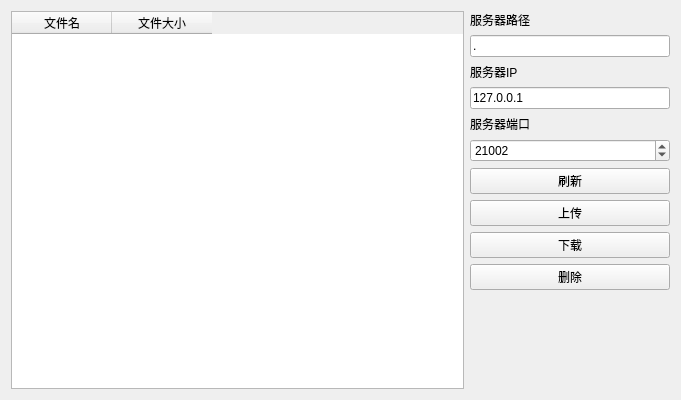
<?xml version="1.0" encoding="UTF-8"?>
<ui version="4.0">
 <class>XDiskClass</class>
 <widget class="QMainWindow" name="XDiskClass">
  <property name="geometry">
   <rect>
    <x>0</x>
    <y>0</y>
    <width>681</width>
    <height>400</height>
   </rect>
  </property>
  <property name="windowTitle">
   <string>xdisk</string>
  </property>
  <widget class="QWidget" name="centralWidget">
   <layout class="QGridLayout" name="gridLayout">
    <item row="0" column="1">
     <widget class="QLabel" name="label">
      <property name="text">
       <string>服务器路径</string>
      </property>
     </widget>
    </item>
    <item row="1" column="1">
     <widget class="QLineEdit" name="pathEdit">
      <property name="sizePolicy">
       <sizepolicy hsizetype="Maximum" vsizetype="Fixed">
        <horstretch>0</horstretch>
        <verstretch>0</verstretch>
       </sizepolicy>
      </property>
      <property name="maximumSize">
       <size>
        <width>200</width>
        <height>16777215</height>
       </size>
      </property>
      <property name="text">
       <string>.</string>
      </property>
      <property name="readOnly">
       <bool>true</bool>
      </property>
     </widget>
    </item>
    <item row="2" column="1">
     <widget class="QLabel" name="label_2">
      <property name="text">
       <string>服务器IP</string>
      </property>
     </widget>
    </item>
    <item row="3" column="1">
     <widget class="QLineEdit" name="ipEdit">
      <property name="maximumSize">
       <size>
        <width>200</width>
        <height>16777215</height>
       </size>
      </property>
      <property name="text">
       <string>127.0.0.1</string>
      </property>
     </widget>
    </item>
    <item row="4" column="1">
     <widget class="QLabel" name="label_3">
      <property name="text">
       <string>服务器端口</string>
      </property>
     </widget>
    </item>
    <item row="5" column="1">
     <widget class="QSpinBox" name="portBox">
      <property name="maximum">
       <number>65535</number>
      </property>
      <property name="value">
       <number>21002</number>
      </property>
     </widget>
    </item>
    <item row="6" column="1">
     <widget class="QPushButton" name="refreshButton">
      <property name="text">
       <string>刷新</string>
      </property>
     </widget>
    </item>
    <item row="7" column="1">
     <widget class="QPushButton" name="uploadButton">
      <property name="text">
       <string>上传</string>
      </property>
     </widget>
    </item>
    <item row="8" column="1">
     <widget class="QPushButton" name="downloadButton">
      <property name="text">
       <string>下载</string>
      </property>
     </widget>
    </item>
    <item row="9" column="1">
     <widget class="QPushButton" name="deleteBtn">
      <property name="text">
       <string>删除</string>
      </property>
     </widget>
    </item>
    <item row="10" column="1">
     <spacer name="verticalSpacer">
      <property name="orientation">
       <enum>Qt::Vertical</enum>
      </property>
      <property name="sizeHint" stdset="0">
       <size>
        <width>20</width>
        <height>40</height>
       </size>
      </property>
     </spacer>
    </item>
    <item row="0" column="0" rowspan="11">
     <widget class="QTableWidget" name="fileListWidget">
      <property name="styleSheet">
       <string notr="true">QScrollBar:vertical{ 
    width:8px;  
    border-radius: 4px;
    border:0px;
    background: #000000;
} 
QScrollBar::handle:vertical{ 
    background: #dbdbdb;
    border-radius: 4px;
    width:8px; 
    min-height:91px; 
}
QScrollBar::handle:vertical::hover{ 
    background: #d0d0d0;
    border-radius: 4px;
    width:8px; 
}
QScrollBar::handle:vertical::pressed{ 
    background: #d0d0d0;
    border-radius:4px;
    width:8px; 
}
</string>
      </property>
      <property name="selectionBehavior">
       <enum>QAbstractItemView::SelectRows</enum>
      </property>
      <column>
       <property name="text">
        <string>文件名</string>
       </property>
      </column>
      <column>
       <property name="text">
        <string>文件大小</string>
       </property>
      </column>
     </widget>
    </item>
   </layout>
  </widget>
 </widget>
 <layoutdefault spacing="6" margin="11"/>
 <resources>
  <include location="xdisk.qrc"/>
 </resources>
 <connections>
  <connection>
   <sender>refreshButton</sender>
   <signal>clicked()</signal>
   <receiver>XDiskClass</receiver>
   <slot>refresh()</slot>
   <hints>
    <hint type="sourcelabel">
     <x>553</x>
     <y>150</y>
    </hint>
    <hint type="destinationlabel">
     <x>693</x>
     <y>292</y>
    </hint>
   </hints>
  </connection>
  <connection>
   <sender>uploadButton</sender>
   <signal>clicked()</signal>
   <receiver>XDiskClass</receiver>
   <slot>upload()</slot>
   <hints>
    <hint type="sourcelabel">
     <x>600</x>
     <y>178</y>
    </hint>
    <hint type="destinationlabel">
     <x>722</x>
     <y>259</y>
    </hint>
   </hints>
  </connection>
  <connection>
   <sender>downloadButton</sender>
   <signal>clicked()</signal>
   <receiver>XDiskClass</receiver>
   <slot>download()</slot>
   <hints>
    <hint type="sourcelabel">
     <x>576</x>
     <y>210</y>
    </hint>
    <hint type="destinationlabel">
     <x>738</x>
     <y>354</y>
    </hint>
   </hints>
  </connection>
  <connection>
   <sender>deleteBtn</sender>
   <signal>clicked()</signal>
   <receiver>XDiskClass</receiver>
   <slot>deleteFile()</slot>
   <hints>
    <hint type="sourcelabel">
     <x>530</x>
     <y>234</y>
    </hint>
    <hint type="destinationlabel">
     <x>636</x>
     <y>314</y>
    </hint>
   </hints>
  </connection>
 </connections>
 <slots>
  <slot>upload()</slot>
  <slot>download()</slot>
  <slot>refresh()</slot>
  <slot>deleteFile()</slot>
 </slots>
</ui>
